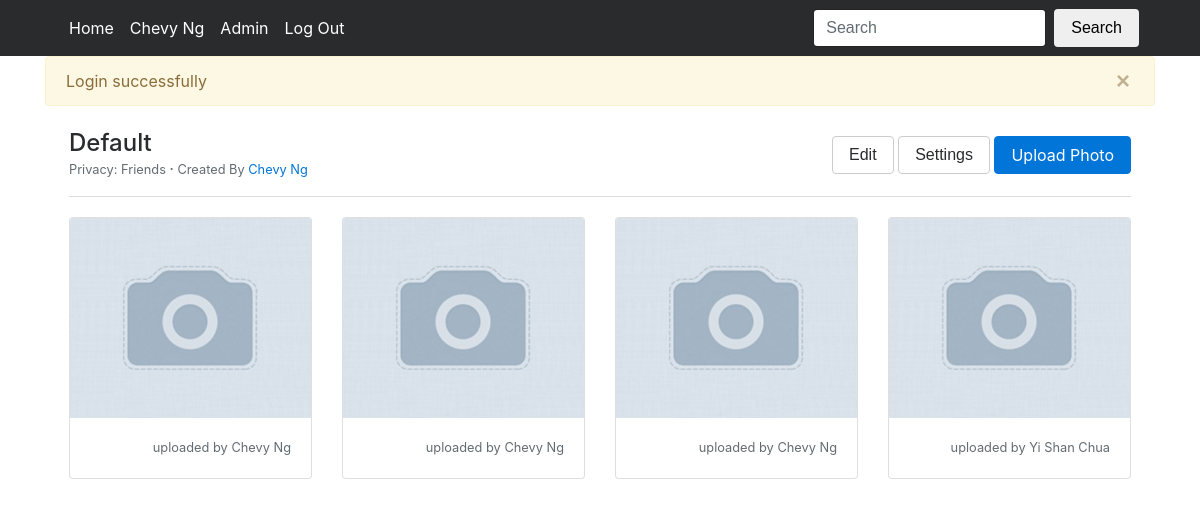
Page /collection/1 (signed in) on the committed database.
### tables this page shows
CREATE TABLE `photoCollection` (
	`collectionID` INT NOT NULL AUTO_INCREMENT,
	`userID` INT NOT NULL,
	`name` VARCHAR(255) NOT NULL,
	`accessRights` TINYINT NOT NULL DEFAULT '2',
	`CREATED_AT` TIMESTAMP NOT NULL DEFAULT CURRENT_TIMESTAMP,
	`UPDATED_AT` TIMESTAMP NOT NULL,
	PRIMARY KEY (`collectionID`),
	FOREIGN KEY (`userID`) REFERENCES `user`(`userID`) ON DELETE CASCADE ON UPDATE CASCADE
);

CREATE TABLE `user` (
	`userID` INT NOT NULL AUTO_INCREMENT,
	`first_name` VARCHAR(255) NOT NULL,
	`last_name` VARCHAR(255) NOT NULL,
	`email` VARCHAR(255) NOT NULL,
	`password` VARCHAR(255) NOT NULL,
	`photo_path` VARCHAR(255) NOT NULL DEFAULT 'path',
	`privacy` TINYINT NOT NULL DEFAULT '1',
	`admin` TINYINT NOT NULL DEFAULT '0',
	`CREATED_AT` TIMESTAMP NOT NULL DEFAULT CURRENT_TIMESTAMP,
	`UPDATED_AT` TIMESTAMP NOT NULL,
	PRIMARY KEY (`userID`),
	UNIQUE (`email`)
);

CREATE TABLE `photo` (
	`photoID` INT NOT NULL AUTO_INCREMENT PRIMARY KEY,
	`collectionID` INT NOT NULL,
	`userID` INT NOT NULL,
	`path` VARCHAR(255) NOT NULL,
	`CREATED_AT` TIMESTAMP NOT NULL DEFAULT 0,
	`UPDATED_AT` TIMESTAMP on update CURRENT_TIMESTAMP NOT NULL DEFAULT CURRENT_TIMESTAMP,
	FOREIGN KEY (`collectionID`) REFERENCES `photoCollection`(`collectionID`) ON DELETE CASCADE ON UPDATE CASCADE,
	FOREIGN KEY (`userID`) REFERENCES `user`(`userID`) ON DELETE CASCADE ON UPDATE CASCADE
);

### application/controller/collection_controller.php (called while the page is built, shortened)
<?php
require_once APP . 'model/user.php';
require_once APP . 'model/collection.php';
class CollectionController
{
  function __construct()
  {
    if (isset($_SESSION['current_user'])) {
      $this->current_user = $_SESSION['current_user'];
      $this->current_userID = $_SESSION['current_user']->userID;
    }
  }
  public function view($collectionID)
  {
    $model = new Collection();
    $collection = $model->find_by_id($collectionID);
    $collection_photos = $model->find_colllection_photos($collectionID);
    require APP . 'view/_templates/header.php';
    require APP . 'view/collections/view.php';
    require APP . 'view/_templates/footer.php';
  }
}
?>

### public/index.php (called while the page is built, shortened)
<?php
require APP . 'libs/helper.php';
require APP . 'core/application.php';
$app = new Application();
?>

### application/core/model.php (called while the page is built, shortened)
<?php
class Model
{
  private function openDatabaseConnection()
  {
    $options = array(PDO::ATTR_DEFAULT_FETCH_MODE => PDO::FETCH_OBJ, PDO::ATTR_ERRMODE => PDO::ERRMODE_WARNING);
    $this->db = new PDO(DB_TYPE . ':host=' . DB_HOST . ';dbname=' . DB_NAME . ';charset=' . DB_CHARSET, DB_USER, DB_PASS, $options);
  }
}
?>

### application/libs/helper.php (called while the page is built, shortened)
<?php
function user_name($userID)
{
    require_once APP . 'model/user.php';
    $model = new User();
    $user = $model->find_by_id($userID);
    if ($user) {
        return $user->first_name . ' ' . $user->last_name;
    }
    return null;
}
function is_admin($current_userID)
{
    require_once APP . 'model/admin.php';
    $model = new Admin();
    return $model->is_admin($current_userID);
}
?>

### application/model/admin.php (called while the page is built, shortened)
<?php
require_once APP . 'core/model.php';
class Admin extends Model
{
  public function is_admin($userID)
  {
    $sql = "SELECT userID
            FROM user
            WHERE userID = :userID AND admin = '1'
            LIMIT 1";
    $query = $this->db->prepare($sql);
    $params = array(':userID' => $userID);
    $query->execute($params);
    return $query->fetch();
  }
}
?>

### application/model/collection.php (called while the page is built, shortened)
<?php
require_once APP . 'core/model.php';
class Collection extends Model
{
  public function find_by_id($collectionID)
  {
    $sql = "SELECT a.collectionID, a.accessRights, a.userID, a.name, count(*) noOfPhotos
            FROM photoCollection a
            LEFT JOIN photo p
                  ON a.collectionID = p.collectionID
            WHERE a.collectionID = :collectionID
            GROUP BY a.collectionID";
    $query = $this->db->prepare($sql);
    $params = array(':collectionID' => $collectionID);
    $query->execute($params);
    return $query->fetch();
  }
  public function find_colllection_photos($collectionID)
  {
    $sql = "SELECT *
            FROM photo
            WHERE collectionID = :collectionID";
    $query = $this->db->prepare($sql);
    $params = array(':collectionID' => $collectionID);
    $query->execute($params);
    return $query->fetchAll();
  }
}
?>

### application/model/user.php (called while the page is built, shortened)
<?php
require_once APP . 'core/model.php';
class User extends Model
{
  public function find_by_id($userID)
  {
    $sql = "SELECT first_name, last_name, userID, email, password, privacy, photo_path
            FROM user
            WHERE userID = :userID
            LIMIT 1";
    $query = $this->db->prepare($sql);
    $params = array(':userID' => $userID);
    $query->execute($params);
    return $query->fetch();
  }
}
?>

### application/view/collections/view.php (the view, shortened to what this page needs)
<?php $privacy = array('Friends', 'Friends of Friends', 'Public'); ?>
<div class="p-4">
  <div class="row align-items-center mb-3">
    <div class="col-6">
      <h4 class="mb-0"><?php echo $collection->name ?></h4>
      <small class="text-muted">
        Privacy: <?php echo $privacy[$collection->accessRights] ?>
        <strong><span class="align-top">.</span></strong>
        Created By <a href="<?php echo URL . $collection->userID ?>"><?php echo user_name($collection->userID) ?></a>
      </small>
    </div>
    <div class="col-6 text-right">
      <form class="align-self-center" action="<?php echo URL ?>photo/upload" method="post" enctype="multipart/form-data">
        <?php if ($this->current_userID == $collection->userID) { ?>
          <button type="button" class="btn btn-secondary" data-toggle="modal" data-target="#editCollectionName">
            Edit
          </button>
          <button type="button" class="btn btn-secondary" data-toggle="modal" data-target="#editSettings">
            Settings
          </button>
        <?php } ?>
        <label class="btn btn-primary mb-0">
            Upload Photo <input type="file" name="uploadFile" onchange="this.form.submit()" id="upload_file" hidden>
        </label>
      </form>
    </div>
  </div>
  <div class="mt-3 mb-3" style="border-top: 1px solid #DDD;"></div>
  <?php if (count($collection_photos) > 0) { ?>
    <div class="row">
    <?php foreach ($collection_photos as $photo) { ?>
      <div class="col-3">
        <a href="<?php echo URL; ?>photo/<?php echo $photo->photoID ?>">
        <div class="card mt-1 mb-1">
          <img class="card-img-top" src="<?php echo $photo->path ?>" onError="this.src ='<?php echo URL; ?>images/missing.jpg'" style="object-fit: cover; height: 200px;">
          <div class="card-block">
            <p class="card-text text-muted small text-right">
              uploaded by <?php echo user_name($photo->userID) ?>
            </p>
          </div>
        </div>
        </a>
      </div>
    <?php } ?>
    </div>
  <?php } ?>
</div>

### application/core/application.php (shortened to what this page needs)
<?php
class Application
{
  private $url_controller = null;
  private $url_action = null;
  public function __construct()
  {
    if (isset($_SESSION['current_user'])){
      if (!$this->url_controller) {
        require_once APP . 'controller/home_controller.php';
        $page = new HomeController();
        $page->index();
      } elseif (file_exists(APP . 'controller/'. $this->url_controller . '_controller.php')) {
        $this->call_controller_action($this->url_controller, $this->url_action);
      }
    }
  }
  private function call_controller_action($controller_name, $action_or_id)
  {
    $url_controller_obj = new $controller();
    if (strlen($action_or_id) == 0) {
      if ($controller_name == 'admin') {
        $url_controller_obj->index();
      } else if ($controller_name == 'search') {
        $url_controller_obj->index();
      } else {
        Redirect(URL . $_SESSION['current_user']->userID . '/' . $controller_name);
      }
    } elseif (method_exists($url_controller_obj, $action_or_id)) {
      $url_controller_obj->{$action_or_id}();
    } else {
      $url_controller_obj->view($action_or_id);
    }
  }
  private function splitURL()
  {
    if (isset($_GET['url'])) {
      $url = trim($_GET['url'], '/');
      $url = filter_var($url, FILTER_SANITIZE_URL);
      $url = explode('/', $url);
      $this->url_controller = isset($url[0]) ? $url[0] : null;
      $this->url_action = isset($url[1]) ? $url[1] : null;
    }
  }
}
?>

### application/view/_templates/header.php (shortened to what this page needs)
<!DOCTYPE html>
<html lang="en">
<head>
  <link rel="stylesheet" href="<?php echo URL ?>css/bootstrap.min.css">
  <link rel="stylesheet" href="<?php echo URL ?>fonts/font-awesome/css/font-awesome.min.css">
</head>
<body>
<div class="bg-inverse">
  <div class="container">
  <nav class="navbar navbar-toggleable-md navbar-inverse bg-inverse">
    <div class="collapse navbar-collapse" id="navbarSupportedContent">
      <ul class="navbar-nav mr-auto">
        <li class="nav-item">
          <a class="nav-link active" href="<?php echo URL ?>">Home</a>
        </li>
        <?php if (isset($_SESSION['current_user'])) { ?>
          <li class="nav-item">
            <a class="nav-link active" href="<?php echo URL . $this->current_userID ?>">
              <?php echo $this->current_user->first_name . ' ' . $this->current_user->last_name ?>
            </a>
          </li>
          <?php if (is_admin($this->current_userID)) { ?>
            <li class="nav-item">
              <a class="nav-link active" href="<?php echo URL ?>admin">Admin</a>
            </li>
          <?php } ?>
          <li class="nav-item">
            <a class="nav-link active" href="<?php echo URL ?>logout">Log Out</a>
          </li>
          </ul>
          <?php require APP . 'view/search/form.php' ?>
        <?php } ?>
    </div>
  </nav>
  </div>
</div>
<div class="container pb-5">
<?php if (isset($_SESSION['message'])) { ?>
<div class="alert alert-warning alert-dismissible fade show mb-0" role="alert">
  <button type="button" class="close pl-1 pr-1" style="top:0;right:0;padding:0;" data-dismiss="alert" aria-label="Close">
    <span aria-hidden="true">&times;</span>
  </button>
  <?php echo $_SESSION['message'] ?>
</div>
<?php } ?>

### application/view/search/form.php
<form class="form-inline my-2 my-lg-0" action="<?php echo URL; ?>search" method="GET">
  <input class="form-control mr-sm-2" type="text" name="query" placeholder="Search" value="<?php if (isset($_GET['query'])) { echo $_GET['query']; } ?>" required>
  <button class="btn my-2 my-sm-0" type="submit">Search</button>
</form>

### application/view/_templates/footer.php (shortened to what this page needs)
</div>
</body>
</html>

### rows in the picture
photocollection: name "Default", accessRights "Friends", userID.last_name "Chevy Ng"
photo: userID.last_name "Chevy Ng"
photo: userID.last_name "Chevy Ng"
photo: userID.last_name "Chevy Ng"
photo: userID.last_name "Yi Shan Chua"

### other values in the picture
$this->current_user->first_name "Chevy"
$this->current_user->last_name "Ng"
$_SESSION['message'] "Login successfully"
